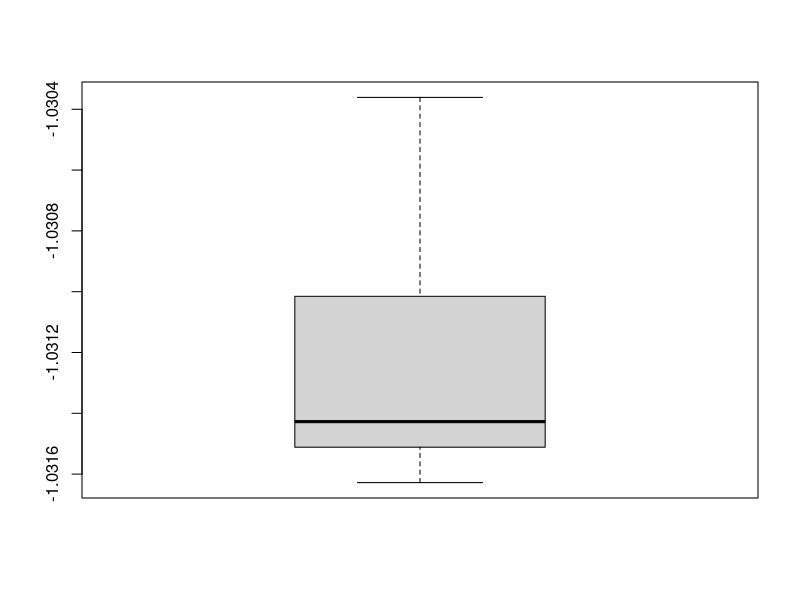

Source code (R):
#Funcion objetivo
camel6 <- function(xx)
{
  x1 <- xx[1]
  x2 <- xx[2]
	
  term1 <- (4-2.1*x1^2+(x1^4)/3) * x1^2
  term2 <- x1*x2
  term3 <- (-4+4*x2^2) * x2^2
	
  y <- term1 + term2 + term3
  return(y)
}
#Funcion para soluciones vecinas
solucion_vecina<-function(Sol_actual,desv){
   Q=Sol_actual
   for (y in 1:length(Q)){
      Q[y]=rnorm(1,mean=Q[y],sd=desv)
   }
   return(Q)
}
#Funcion para solucion aleatoria inicial
solucion_aleatoria<-function(){
    return(c(runif(n=1,-3,3),runif(n=1,-2,2)))
}
#Funcion de recocido
recocido<-function(temp_inicial,temp_final,enfriamiento,iteraciones){
    mejor_imagen=Inf
    solucion_actual=solucion_aleatoria()
    Temp=temp_inicial
    mejor_sol=solucion_actual
    while(Temp>temp_final){
        for(i in 1:iteraciones){
            sol=solucion_vecina(solucion_actual,0.1)
            if(camel6(sol)<mejor_imagen){
                solucion_actual=sol
                mejor_sol=sol
                mejor_imagen=camel6(sol)

            }
            else{
                #Criterio de metropolis
                delta=camel6(sol)-camel6(solucion_actual)
                r=runif(1)
                if(r<exp(-delta/Temp)){
                    solucion_actual=sol
            
                }
            }
        }
        Temp=enfriamiento*Temp
    }
    return(c(mejor_imagen,mejor_sol))
}

inicio<-Sys.time()

columns = c("y","x1","x2","tiempo en segundos") 
df = data.frame(matrix(nrow = 0, ncol = length(columns))) 
colnames(df) = columns
for(i in 1:30){
  start.time <- Sys.time()
  h<-recocido(100000,1,0.95,200)
  end.time <- Sys.time()
  tiempo<-end.time-start.time
  df[nrow(df) + 1,] <- c(h,tiempo)
}
fin<-Sys.time()
print(df)

print(fin-inicio)
boxplot(df$y)
